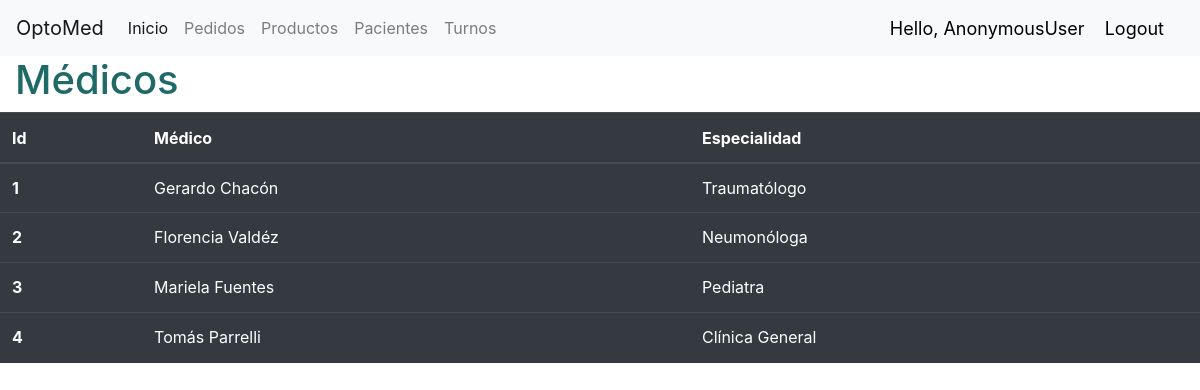
The page /turnos/medicos/ on the database its author committed.
### turnos/models.py (models this page shows, shortened)
class Medico(models.Model):
  nombre = models.CharField(max_length=200, null=True)
  especialidad = models.CharField(max_length=200, null=True)
  fecha_creación = models.DateTimeField(auto_now_add=True, null=True)

### turnos/views.py (the view)
# urls.py: path("medicos/", views.medicos, name="medicos"),
def medicos(request):
  return render(request, "turnos/medicos.html", context)

### turnos/templates/turnos/medicos.html (shortened to what this page needs)
{% extends "turnos/layout.html" %}
{% block body %}
  <h1> Médicos </h1>
<table class="table table-hover table-dark">
  <thead>
    <tr>
      <th scope="col">Id</th>
      <th scope="col">Médico</th>
      <th scope="col">Especialidad</th>
    </tr>
  </thead>
  <tbody>
        {% for medico in medicos %}
          <tr>
          <th scope="row">{{ medico.pk }}</th>
          <td>{{ medico.nombre }}</td>
          <td>{{ medico.especialidad }}</td>
          </tr>
        {% endfor %}
  </tbody>
</table>
{% endblock %}

### turnos/static/turnos/styles.css (style rules this page uses)
body { margin: 0; padding: 0; }
h1 { color: rgb(32, 105, 105); margin: 25px 15px; }
tr { height: 50px; }

### rows shown on the page
Medico: pk "1", nombre "Gerardo Chacón", especialidad "Traumatólogo"
Medico: pk "2", nombre "Florencia Valdéz", especialidad "Neumonóloga"
Medico: pk "3", nombre "Mariela Fuentes", especialidad "Pediatra"
Medico: pk "4", nombre "Tomás Parrelli", especialidad "Clínica General"

### other values the page prints
{{ request.user }} "AnonymousUser"
